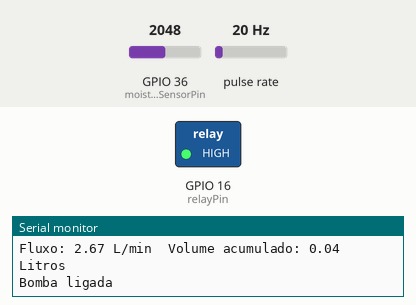
This sketch was run on a simulated ESP32. Shown: switched loads named in the sketch (green lamp = pin HIGH), the last lines printed to the serial monitor. Wiring (inferred from the names in the program): pulse sensor: data GPIO 5. The inputs (shaded band) are chosen by the test bench; at power-on: GPIO 36 (moistureSensorPin) = 2048, pulse rate 20 Hz.

Above: at 1.2 s.
1.3 s: GPIO 36 (moistureSensorPin) set to 885
3.2 s: GPIO 36 (moistureSensorPin) set to 770
At 4.7 s:
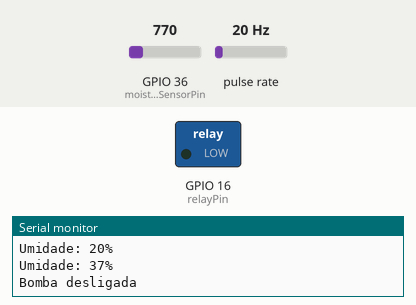
5.5 s: GPIO 36 (moistureSensorPin) set to 907
7.2 s: GPIO 36 (moistureSensorPin) set to 985
At 8.9 s:
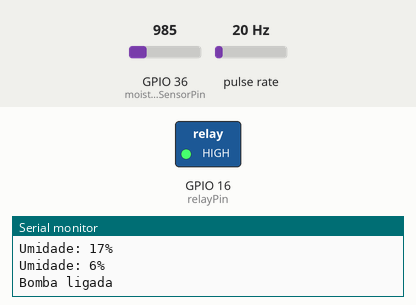
9.5 s: GPIO 36 (moistureSensorPin) set to 491
At 10.5 s:
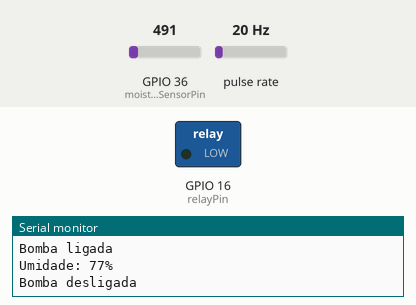
Timing chart, 0 to 12.5 s (numbered marks = the images above; inputs shaded):
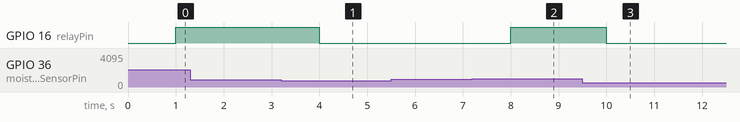

The sketch:

codigo_final.ino
```cpp
#include <Arduino.h>

const int relayPin = 16;       // Pino que o relé está conectado
const int moistureSensorPin = A0; // Pino que o sensor de umidade está conectado
const int sensorPin = 5;      // Pino que o sensor de fluxo está conectado

volatile unsigned int pulseCount = 0;
float calibrationFactor = 7.5;  // Fator de calibração (ajuste conforme necessário)
unsigned long previousMillis = 0;
unsigned long umidadePreviousMillis = 0;
unsigned long interval = 1000;  // Intervalo de leitura do sensor de fluxo em milissegundos
unsigned long umidadeInterval = 1000; // Intervalo de leitura da umidade em milissegundos
float accumulatedVolume = 0.0; // Volume acumulado em litros
int umidadeAnterior = 0;
float flowRateAnterior = 0.0;
bool bombaLigada = false;

void IRAM_ATTR pulseCounter() {
  pulseCount++;
}

void setup() {
  pinMode(relayPin, OUTPUT);
  digitalWrite(relayPin, LOW);

  pinMode(moistureSensorPin, INPUT);

  Serial.begin(115200);

  pinMode(sensorPin, INPUT_PULLUP);
  attachInterrupt(digitalPinToInterrupt(sensorPin), pulseCounter, FALLING);
}

void loop() {
  unsigned long currentMillis = millis();
  unsigned long currentUmidadeMillis = millis();
  int umidade = analogRead(moistureSensorPin);
  int umidadePercentual = map(umidade, 330, 1023, 100, 0);

  if (currentUmidadeMillis - umidadePreviousMillis >= umidadeInterval) {
    umidadePreviousMillis = currentUmidadeMillis;

    if (umidadePercentual != umidadeAnterior) {
      umidadeAnterior = umidadePercentual;
      Serial.print("Umidade: ");
      Serial.print(umidadePercentual);
      Serial.println("%");
    }
  }

  if (currentMillis - previousMillis >= interval) {
    detachInterrupt(digitalPinToInterrupt(sensorPin));
    float flowRate = pulseCount / calibrationFactor;
    if (flowRate != flowRateAnterior) {
      flowRateAnterior = flowRate;
      float volume = (flowRate * interval) / 60000.0; // Volume em litros (60,000 ms = 1 min)
      accumulatedVolume += volume; // Acumula o volume calculado

      Serial.print("Fluxo: ");
      Serial.print(flowRate, 2); // Exibe o fluxo com 2 casas decimais
      Serial.print(" L/min\t");

      Serial.print("Volume acumulado: ");
      Serial.print(accumulatedVolume, 2); // Exibe o volume acumulado com 2 casas decimais
      Serial.println(" Litros");
    }

    pulseCount = 0;
    previousMillis = currentMillis;
    attachInterrupt(digitalPinToInterrupt(sensorPin), pulseCounter, FALLING);

    if (umidadePercentual <= 10 && !bombaLigada) {
      digitalWrite(relayPin, HIGH);
      bombaLigada = true;
      Serial.println("Bomba ligada");
    } else if (umidadePercentual >= 30 && bombaLigada) {
      digitalWrite(relayPin, LOW);
      bombaLigada = false;
      Serial.println("Bomba desligada");
    }
  }
}
```

Measured:
- the behaviour switches between 823 and 822 on GPIO 36 (moistureSensorPin) (found by bisection; images 0 and 1)
- the behaviour switches between 953 and 954 on GPIO 36 (moistureSensorPin) (found by bisection; images 1 and 2)
- after the input at 3.2 s, GPIO 16 (relayPin): HIGH → LOW after 0.80 s
- after the input at 7.2 s, GPIO 16 (relayPin): LOW → HIGH after 0.80 s
- after the input at 9.5 s, GPIO 16 (relayPin): HIGH → LOW after 0.50 s
